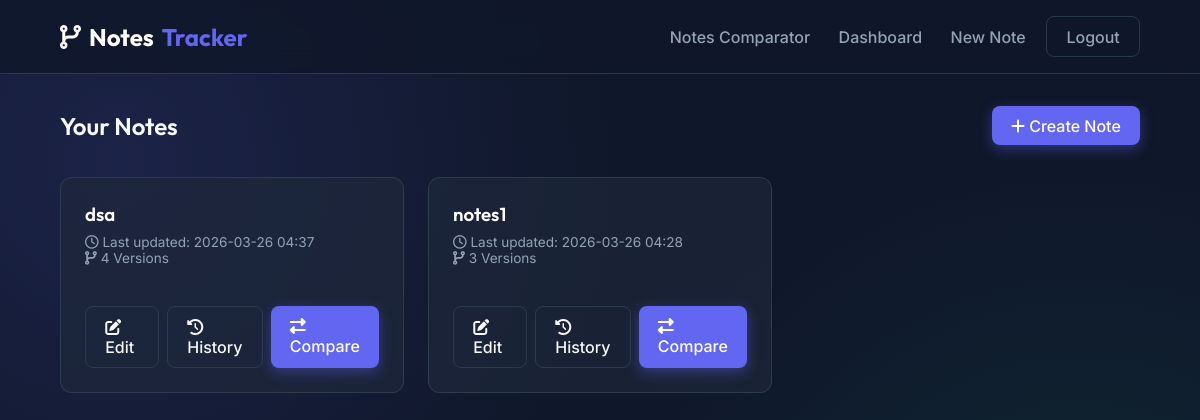
The page /dashboard (signed in) on the database its author committed.
### models.py (models this page shows)
class Note(db.Model):
    id = db.Column(db.Integer, primary_key=True)
    title = db.Column(db.String(100), nullable=False)
    date_posted = db.Column(db.DateTime, nullable=False, default=datetime.utcnow)
    user_id = db.Column(db.Integer, db.ForeignKey('user.id'), nullable=False)
    versions = db.relationship('NoteVersion', backref='note', lazy=True, cascade="all, delete-orphan", order_by="NoteVersion.version_num")

class NoteVersion(db.Model):
    id = db.Column(db.Integer, primary_key=True)
    content = db.Column(db.Text, nullable=False)
    version_num = db.Column(db.Integer, nullable=False)
    created_at = db.Column(db.DateTime, nullable=False, default=datetime.utcnow)
    note_id = db.Column(db.Integer, db.ForeignKey('note.id'), nullable=False)

### app.py (the view)
@app.route("/dashboard")
@login_required
def dashboard():
    notes = Note.query.filter_by(author=current_user).order_by(Note.date_posted.desc()).all()
    for note in notes:
        note.version_count = len(note.versions)
        note.latest_version = note.versions[-1] if note.versions else None
    return render_template('dashboard.html', notes=notes)

### app.py (called while the page is built)
@login_manager.user_loader
def load_user(user_id):
    return User.query.get(int(user_id))

### templates/dashboard.html (shortened to what this page needs)
{% extends 'layout.html' %}
{% block content %}
<div class="notes-header">
    <h2>Your Notes</h2>
    <a href="{{ url_for('new_note') }}" class="btn btn-primary"><i class="fas fa-plus"></i> Create Note</a>
</div>
{% if notes %}
<div class="notes-grid">
    {% for note in notes %}
    <div class="note-card">
        <h3>{{ note.title }}</h3>
        <div class="note-meta">
            <i class="far fa-clock"></i> Last updated: {{ note.latest_version.created_at.strftime('%Y-%m-%d %H:%M')
            }}<br>
            <i class="fas fa-code-branch"></i> {{ note.version_count }} Versions
        </div>
        <div class="note-actions">
            <a href="{{ url_for('edit_note', note_id=note.id) }}" class="btn btn-outline btn-sm"><i
                    class="fas fa-edit"></i> Edit</a>
            <a href="{{ url_for('timeline', note_id=note.id) }}" class="btn btn-outline btn-sm"><i
                    class="fas fa-history"></i> History</a>
            {% if note.version_count > 1 %}
            <a href="{{ url_for('compare', note_id=note.id) }}" class="btn btn-primary btn-sm"><i
                    class="fas fa-exchange-alt"></i> Compare</a>
            {% endif %}
        </div>
    </div>
    {% endfor %}
</div>
{% endif %}
{% endblock %}

### static/style.css (style rules this page uses)
:root { --bg-color: #0f172a; --card-bg: rgba(30, 41, 59, 0.7); --border-color: rgba(51, 65, 85, 0.8); --primary: #6366f1; --primary-hover: #4f46e5; --text-primary: #f8fafc; --text-secondary: #94a3b8; --success: #10b981; --danger: #ef4444; --warning: #f59e0b; --glass-shadow: 0 4px 30px rgba(0, 0, 0, 0.5); --glass-blur: blur(12px); }
* { margin: 0; padding: 0; box-sizing: border-box; }
body { font-family: 'Inter', sans-serif; background-color: var(--bg-color); background-image: radial-gradient(circle at 10% 20%, rgba(99, 102, 241, 0.15) 0%, transparent 40%), radial-gradient(circle at 90% 80%, rgba(16, 185, 129, 0.1) 0%, transparent 40%); background-attachment: fixed; color: var(--text-primary); min-height: 100vh; display: flex; flex-direction: column; }
h1, h2, h3, h4, h5, h6 { font-family: 'Outfit', sans-serif; font-weight: 600; }
.btn { display: inline-block; padding: 0.6rem 1.2rem; border-radius: 8px; font-weight: 500; text-decoration: none; cursor: pointer; transition: all 0.3s ease; border: none; font-family: 'Inter', sans-serif; }
.btn-primary { background: var(--primary); color: white; box-shadow: 0 4px 14px rgba(99, 102, 241, 0.4); }
.btn-outline { background: transparent; border: 1px solid var(--border-color); color: var(--text-primary); }
.notes-header { display: flex; justify-content: space-between; align-items: center; margin-bottom: 2rem; }
.notes-grid { display: grid; grid-template-columns: repeat(auto-fill, minmax(300px, 1fr)); gap: 1.5rem; }
.note-card { background: var(--card-bg); border: 1px solid var(--border-color); border-radius: 12px; padding: 1.5rem; transition: all 0.3s; display: flex; flex-direction: column; }
.note-card h3 { margin-bottom: 0.5rem; color: white; }
.note-meta { font-size: 0.85rem; color: var(--text-secondary); margin-bottom: 1rem; }
.note-actions { display: flex; gap: 0.5rem; margin-top: auto; }

### rows shown on the page
Note: title "dsa", latest_version.created_at "2026-03-26 04:37", version_count "4"
Note: title "notes1", latest_version.created_at "2026-03-26 04:28", version_count "3"
